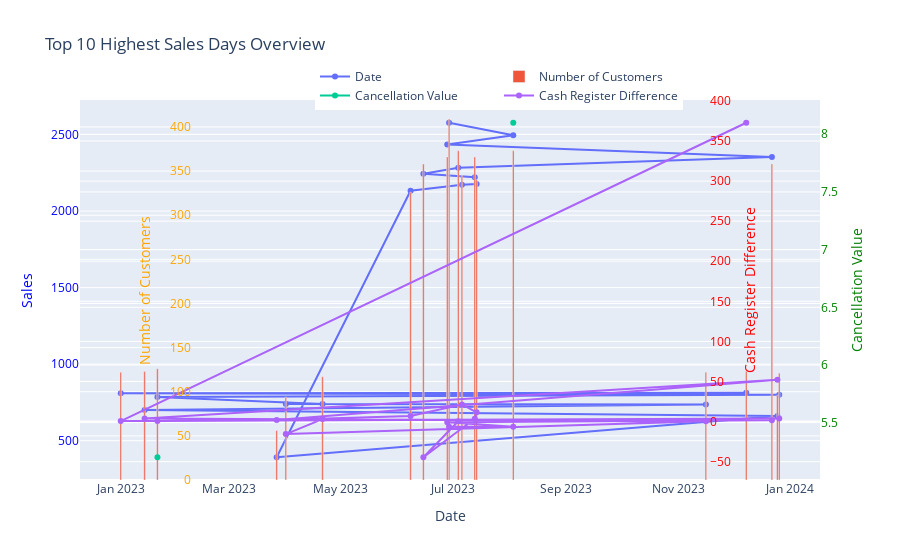

This figure's notebook cell:
### Markdown cell above
## Top 10 Highest Sales  Days,  Top 10 Bottom Sales Days

### Code cell
import polars as pl
import pandas as pd
import plotly.graph_objects as go

Daybook = df1.select([
    'Datum',
    'Umsatz',
    'Anzahl Kunden',
    'Storno Wert',
    'Kassen Differenz'
])

# Convert to Pandas DataFrame for processing
Daybook_pd = Daybook.to_pandas()

# Convert 'Datum' to datetime with the correct format
Daybook_pd['Datum'] = pd.to_datetime(Daybook_pd['Datum'], format='%d.%m.%Y')

# Sort by Umsatz and get the 10 highest and lowest entries
highest_umsatz = Daybook_pd.nlargest(10, 'Umsatz')
lowest_umsatz = Daybook_pd.nsmallest(10, 'Umsatz')

# Combine the highest and lowest Umsatz into a single DataFrame
extreme_umsatz = pd.concat([highest_umsatz, lowest_umsatz])

# Print the results
print("Top 10 Highest sales Days:\n", highest_umsatz)
print("\nTop 10 Lowest sales Days:\n", lowest_umsatz)

# Create the figure
fig = go.Figure()

# Add Umsatz trace
fig.add_trace(go.Scatter(x=extreme_umsatz['Datum'], y=extreme_umsatz['Umsatz'],
                         mode='lines+markers', name='Date',
                         yaxis='y1'))

# Add Anzahl Kunden trace
fig.add_trace(go.Bar(x=extreme_umsatz['Datum'], y=extreme_umsatz['Anzahl Kunden'],
                     name='Number of Customers', yaxis='y2'))

# Add Storno Wert trace
fig.add_trace(go.Scatter(x=extreme_umsatz['Datum'], y=extreme_umsatz['Storno Wert'],
                         mode='lines+markers', name='Cancellation Value',
                         yaxis='y3'))

# Add Kassen Differenz trace
fig.add_trace(go.Scatter(x=extreme_umsatz['Datum'], y=extreme_umsatz['Kassen Differenz'],
                         mode='lines+markers', name='Cash Register Difference',
                         yaxis='y4'))

# Update layout for multiple y-axes
fig.update_layout(
    title='Top 10 Highest Sales Days Overview',
    xaxis=dict(title='Date'),
    yaxis=dict(
        title='Sales',
        titlefont=dict(color='blue'),
        tickfont=dict(color='blue')
    ),
    yaxis2=dict(
        title='Number of Customers',
        titlefont=dict(color='orange'),
        tickfont=dict(color='orange'),
        anchor='free',
        overlaying='y',
        side='left',
        position=0.15
    ),
    yaxis3=dict(
        title='Cancellation Value',
        titlefont=dict(color='green'),
        tickfont=dict(color='green'),
        anchor='x',
        overlaying='y',
        side='right'
    ),
    yaxis4=dict(
        title='Cash Register Difference',
        titlefont=dict(color='red'),
        tickfont=dict(color='red'),
        anchor='free',
        overlaying='y',
        side='right',
        position=0.85
    ),
    legend=dict(
        x=0.5,
        y=1.1,
        orientation='h'
    ),
    hovermode='x'
)

fig.show()

### Figure 1 — Plotly figure (JSON) as saved in the notebook; plotly's stock layout.template omitted (floating-point values rounded to 4 significant figures)
{"data": [{"mode": "lines+markers", "name": "Date", "type": "scatter", "x": ["2023-06-29T00:00:00", "2023-08-03T00:00:00", "2023-06-28T00:00:00", "2023-12-22T00:00:00", "2023-07-04T00:00:00", "2023-06-15T00:00:00", "2023-07-13T00:00:00", "2023-07-14T00:00:00", "2023-07-06T00:00:00", "2023-06-08T00:00:00", "2023-03-27T00:00:00", "2023-12-25T00:00:00", "2023-01-14T00:00:00", "2023-11-16T00:00:00", "2023-04-01T00:00:00", "2023-04-21T00:00:00", "2023-01-21T00:00:00", "2023-12-26T00:00:00", "2023-01-01T00:00:00", "2023-12-08T00:00:00"], "y": [2577.0, 2494.0, 2435.0, 2352.0, 2282.0, 2243.0, 2221.0, 2176.0, 2172.0, 2133.0, 392.0, 661.4, 701.1, 735.8, 739.5, 740.4, 785.0, 799.8, 809.4, 813.7], "yaxis": "y"}, {"name": "Number of Customers", "type": "bar", "x": ["2023-06-29T00:00:00", "2023-08-03T00:00:00", "2023-06-28T00:00:00", "2023-12-22T00:00:00", "2023-07-04T00:00:00", "2023-06-15T00:00:00", "2023-07-13T00:00:00", "2023-07-14T00:00:00", "2023-07-06T00:00:00", "2023-06-08T00:00:00", "2023-03-27T00:00:00", "2023-12-25T00:00:00", "2023-01-14T00:00:00", "2023-11-16T00:00:00", "2023-04-01T00:00:00", "2023-04-21T00:00:00", "2023-01-21T00:00:00", "2023-12-26T00:00:00", "2023-01-01T00:00:00", "2023-12-08T00:00:00"], "y": [409, 373, 366, 358, 373, 358, 366, 340, 345, 326, 56, 96, 123, 122, 94, 117, 126, 121, 122, 123], "yaxis": "y2"}, {"mode": "lines+markers", "name": "Cancellation Value", "type": "scatter", "x": ["2023-06-29T00:00:00", "2023-08-03T00:00:00", "2023-06-28T00:00:00", "2023-12-22T00:00:00", "2023-07-04T00:00:00", "2023-06-15T00:00:00", "2023-07-13T00:00:00", "2023-07-14T00:00:00", "2023-07-06T00:00:00", "2023-06-08T00:00:00", "2023-03-27T00:00:00", "2023-12-25T00:00:00", "2023-01-14T00:00:00", "2023-11-16T00:00:00", "2023-04-01T00:00:00", "2023-04-21T00:00:00", "2023-01-21T00:00:00", "2023-12-26T00:00:00", "2023-01-01T00:00:00", "2023-12-08T00:00:00"], "y": [null, 8.1, null, null, null, null, null, null, null, null, null, null, null, null, null, null, 5.2, null, null, null], "yaxis": "y3"}, {"mode": "lines+markers", "name": "Cash Register Difference", "type": "scatter", "x": ["2023-06-29T00:00:00", "2023-08-03T00:00:00", "2023-06-28T00:00:00", "2023-12-22T00:00:00", "2023-07-04T00:00:00", "2023-06-15T00:00:00", "2023-07-13T00:00:00", "2023-07-14T00:00:00", "2023-07-06T00:00:00", "2023-06-08T00:00:00", "2023-03-27T00:00:00", "2023-12-25T00:00:00", "2023-01-14T00:00:00", "2023-11-16T00:00:00", "2023-04-01T00:00:00", "2023-04-21T00:00:00", "2023-01-21T00:00:00", "2023-12-26T00:00:00", "2023-01-01T00:00:00", "2023-12-08T00:00:00"], "y": [-6.54, -6.58, -0.83, 1.55, 0.4, -44.54, 3.49, 11.58, 21.32, 6.95, 1.98, 52, 3.7, 0.25, -15.65, 3.04, 0.69, 3.88, 0.6, 372.8], "yaxis": "y4"}], "layout": {"hovermode": "x", "legend": {"orientation": "h", "x": 0.5, "y": 1.1}, "title": {"text": "Top 10 Highest Sales Days Overview"}, "xaxis": {"title": {"text": "Date"}}, "yaxis": {"tickfont": {"color": "blue"}, "title": {"font": {"color": "blue"}, "text": "Sales"}}, "yaxis2": {"anchor": "free", "overlaying": "y", "position": 0.15, "side": "left", "tickfont": {"color": "orange"}, "title": {"font": {"color": "orange"}, "text": "Number of Customers"}}, "yaxis3": {"anchor": "x", "overlaying": "y", "side": "right", "tickfont": {"color": "green"}, "title": {"font": {"color": "green"}, "text": "Cancellation Value"}}, "yaxis4": {"anchor": "free", "overlaying": "y", "position": 0.85, "side": "right", "tickfont": {"color": "red"}, "title": {"font": {"color": "red"}, "text": "Cash Register Difference"}}}}
